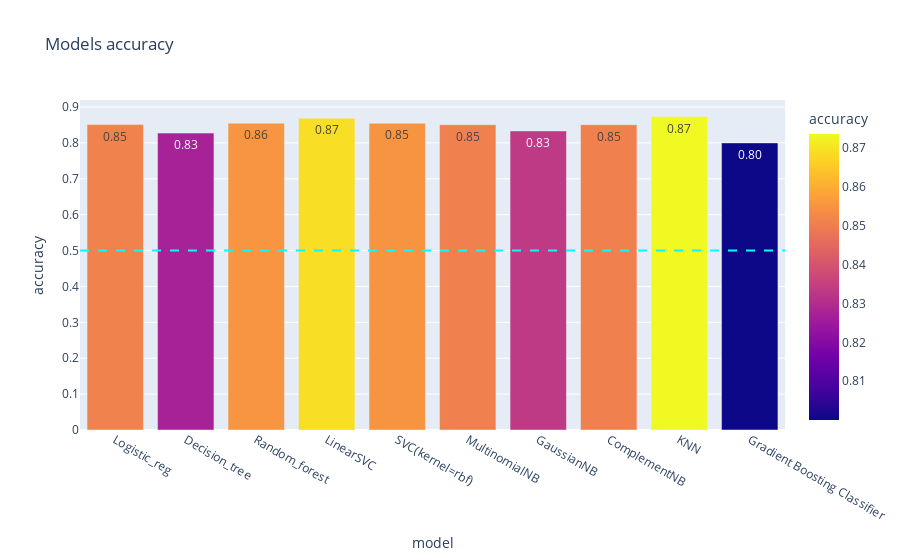
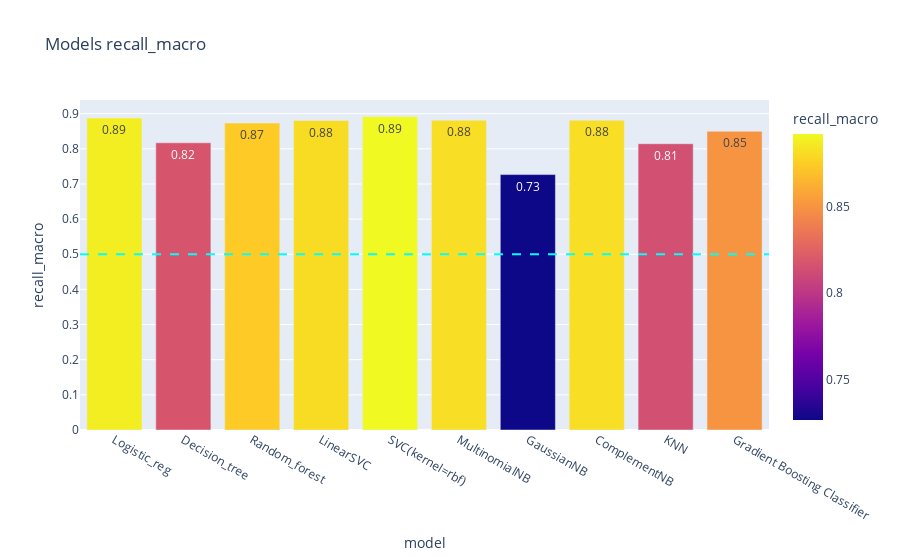

Source (notebook cell) for these figures, in order:
### Code cell
# Comparaison of Accuracy, recall_macro, precision_macro, recall_0, precision_0
for metric in ["accuracy", "recall_macro", "precision_macro", "recall_0", "precision_0"]:
    barplot_metric_mult(data, metric)

### Figure 1 — Plotly figure (JSON) as saved in the notebook; plotly's stock layout.template omitted (floating-point values rounded to 4 significant figures)
{"data": [{"alignmentgroup": "True", "hovertemplate": "model=%{x}<br>accuracy=%{marker.color}<extra></extra>", "legendgroup": "", "marker": {"color": [0.851, 0.8274, 0.8551, 0.8688, 0.8549, 0.8508, 0.8334, 0.8508, 0.8736, 0.8], "coloraxis": "coloraxis", "pattern": {"shape": ""}}, "name": "", "offsetgroup": "", "orientation": "v", "showlegend": false, "textposition": "auto", "texttemplate": "%{y:.2f}", "type": "bar", "x": ["Logistic_reg", "Decision_tree", "Random_forest", "LinearSVC", "SVC(kernel=rbf)", "MultinomialNB", "GaussianNB", "ComplementNB", "KNN", "Gradient Boosting Classifier"], "xaxis": "x", "y": [0.851, 0.8274, 0.8551, 0.8688, 0.8549, 0.8508, 0.8334, 0.8508, 0.8736, 0.8], "yaxis": "y"}], "layout": {"barmode": "relative", "coloraxis": {"colorbar": {"title": {"text": "accuracy"}}, "colorscale": [[0, "#0d0887"], [0.1111, "#46039f"], [0.2222, "#7201a8"], [0.3333, "#9c179e"], [0.4444, "#bd3786"], [0.5556, "#d8576b"], [0.6667, "#ed7953"], [0.7778, "#fb9f3a"], [0.8889, "#fdca26"], [1, "#f0f921"]]}, "legend": {"tracegroupgap": 0}, "shapes": [{"line": {"color": "cyan", "dash": "dash"}, "type": "line", "x0": 0, "x1": 1, "xref": "x domain", "y0": 0.5, "y1": 0.5, "yref": "y"}], "title": {"text": "Models accuracy"}, "xaxis": {"anchor": "y", "domain": [0, 1], "title": {"text": "model"}}, "yaxis": {"anchor": "x", "domain": [0, 1], "dtick": 0.1, "tick0": 0, "title": {"text": "accuracy"}}}}

### Figure 2 — Plotly figure (JSON) as saved in the notebook; plotly's stock layout.template omitted (floating-point values rounded to 4 significant figures)
{"data": [{"alignmentgroup": "True", "hovertemplate": "model=%{x}<br>recall_macro=%{marker.color}<extra></extra>", "legendgroup": "", "marker": {"color": [0.8878, 0.8172, 0.8734, 0.8806, 0.892, 0.8813, 0.7267, 0.8813, 0.8145, 0.8499], "coloraxis": "coloraxis", "pattern": {"shape": ""}}, "name": "", "offsetgroup": "", "orientation": "v", "showlegend": false, "textposition": "auto", "texttemplate": "%{y:.2f}", "type": "bar", "x": ["Logistic_reg", "Decision_tree", "Random_forest", "LinearSVC", "SVC(kernel=rbf)", "MultinomialNB", "GaussianNB", "ComplementNB", "KNN", "Gradient Boosting Classifier"], "xaxis": "x", "y": [0.8878, 0.8172, 0.8734, 0.8806, 0.892, 0.8813, 0.7267, 0.8813, 0.8145, 0.8499], "yaxis": "y"}], "layout": {"barmode": "relative", "coloraxis": {"colorbar": {"title": {"text": "recall_macro"}}, "colorscale": [[0, "#0d0887"], [0.1111, "#46039f"], [0.2222, "#7201a8"], [0.3333, "#9c179e"], [0.4444, "#bd3786"], [0.5556, "#d8576b"], [0.6667, "#ed7953"], [0.7778, "#fb9f3a"], [0.8889, "#fdca26"], [1, "#f0f921"]]}, "legend": {"tracegroupgap": 0}, "shapes": [{"line": {"color": "cyan", "dash": "dash"}, "type": "line", "x0": 0, "x1": 1, "xref": "x domain", "y0": 0.5, "y1": 0.5, "yref": "y"}], "title": {"text": "Models recall_macro"}, "xaxis": {"anchor": "y", "domain": [0, 1], "title": {"text": "model"}}, "yaxis": {"anchor": "x", "domain": [0, 1], "dtick": 0.1, "tick0": 0, "title": {"text": "recall_macro"}}}}
